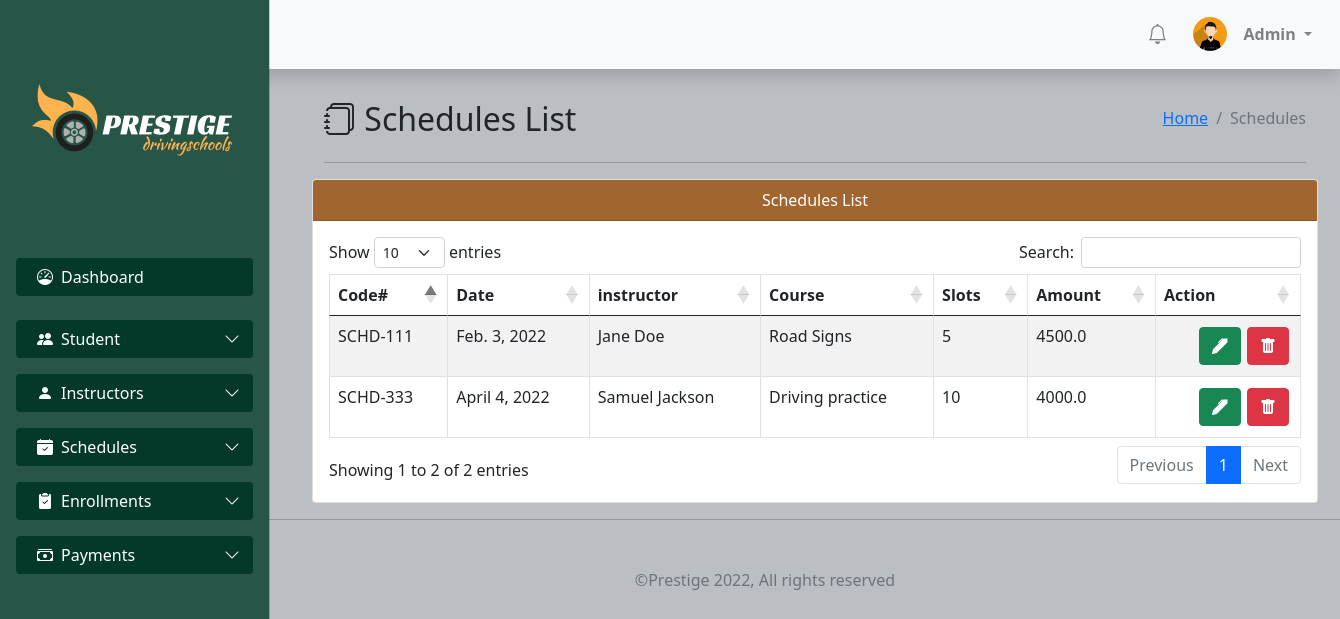
The app's page /manage-schedule (signed in) with its own data.
### DrivingSchool/models.py (models this page shows, shortened)
class schedule(models.Model):
    COURSE = (
        ('Driving Theory','Driving Theory'),
        ('Road Signs','Road Signs'),
        ('Driving practice','Driving practice'),
    )
    schedule_code = models.CharField(max_length=100, null = True)
    schedule_date = models.DateField(null = True)
    course = models.CharField(max_length=100, null = True, choices = COURSE)
    slots = models.IntegerField(null = True)
    price = models.FloatField(null = True)
    remarks = models.CharField(max_length=300, null = True, blank = True)
    date_created = models.DateTimeField(auto_now_add=True)
    instructor = models.ForeignKey(instructor, null = True, on_delete = models.SET_NULL)

class instructor(models.Model):
    STATUS = (
        ('Active', 'Active'),
        ('Inactive', 'Inactive'),
    )
    GENDER = (
        ('Male', 'Male'),
        ('Female', 'Female'),
    )
    name = models.CharField(max_length=100, null = True)
    contact = models.CharField(max_length=200, null = True)
    address = models.CharField(max_length=200, null = True)
    email = models.CharField(max_length=200, null = True)
    username = models.CharField(max_length=200, null= True)
    gender = models.CharField(max_length=100, null = True, choices = GENDER)
    birthday = models.DateField(max_length=100, null = True)
    experience = models.CharField(max_length=100, null = True)
    date_created = models.DateTimeField(auto_now_add=True)
    status = models.CharField(max_length=100, null = True, choices = STATUS, default='Active')
    def __str__(self):
        return self.name

### DrivingSchool/decorators.py (the view)
    def wrapper_func(request, *args, **kwargs):
        group = None
        if request.user.groups.exists():
            group = request.user.groups.all()[0].name
        if group == 'Students':
            return redirect('student')
        if group == 'Instructors':
            return redirect('instructor')
        if group == 'Admins':
            return view_func(request, *args, **kwargs)

### DrivingSchool/views.py (called while the page is built)
@login_required(login_url='login')
@admin_only
def manageSchedulePage(request):
    schedules = schedule.objects.all()
    return render(request, 'drivingschool/admin-dashboard/manage-schedule.html', {'schedules': schedules})

### templates/drivingschool/admin-dashboard/manage-schedule.html (shortened to what this page needs)
{% extends 'drivingschool/admin-dashboard/main.html' %}
{% load static %}
{% block content %}
<div class="content">
    <section class="content-header">
        <div class="container-fluid">
            <div class="d-flex justify-content-between align-items-end">
                <div class="">
                    <h2>
                        <span><i class="bi bi-journals"></i></span>
                        Schedules List
                    </h2>
                </div>
                <div class="">
                    <ol class="breadcrumb float-sm-right">
                       <li class="breadcrumb-item"><a href="/">Home</a></li>
                       <li class="breadcrumb-item active">Schedules</li>
                    </ol>
                 </div>
            </div><hr>
        </div>
    </section>
    <div class="row">
        <div class="col-md-12">
            <div class="card">
                <div class="card-header text-center">Schedules List</div>
                <div class="card-body">
                    <div class="table-responsive">
                        <table class="table table-striped table-bordered" id="myTable">
                            <thead>
                              <tr>
                                <th scope="col">Code#</th>
                                <th scope="col">Date</th>
                                <th scope="col">instructor</th>
                                <th scope="col">Course</th>
                                <th scope="col">Slots</th>
                                <th scope="col">Amount</th>
                                <th scope="col">Action</th>
                              </tr>
                            </thead>
                            <tbody>
                                {% for schedule in schedules %}
                                <tr>
                                    <td scope="row">{{schedule.schedule_code}}</td>
                                    <td>{{schedule.schedule_date}}</td>
                                    <td>{{schedule.instructor}}</td>
                                    <td>{{schedule.course}}</td>
                                    <td>{{schedule.slots}}</td>
                                    <td>{{schedule.price}}</td>
                                    <td>
                                        <div class="d-flex justify-content-end">
                                            <div style="margin: 3px;">
                                                <a href="{% url 'update-schedule' schedule.id %}" class="btn btn-success">
                                                    <i class="bi bi-pen-fill"></i>
                                                </a>
                                            </div>
                                            <div style="margin: 3px;">
                                                <form action="{% url 'delete-schedule' schedule.id %}" method="POST">
                                                    <button type="submit" class="btn btn-danger">
                                                        <i class="bi bi-trash-fill"></i>
                                                    </button>
                                                </form>
                                            </div>
                                        </div>
                                    </td>
                                </tr>
                                {% endfor %}
                            </tbody>
                        </table>
                    </div>
                </div>
            </div>
        </div>
    </div>
</div>
{% endblock %}

### templates/drivingschool/admin-dashboard/header.html (shortened to what this page needs)
{% load static %}
<nav class="navbar navbar-expand-lg navbar-light bg-light shadow fixed-top">
  <div class="container-fluid">
    <a class="navbar-brand fw-bold" href="/">
      <span>
      </span>
    </a>
    <ul class="nav justify-content-end align-items-center">
      <a href="#" style="color: grey">
        <span style="font-size: 20px; margin-right: 10px">
          <i class="bi bi-bell">
          </i>
        </span>
      </a>
      <li class="nav-item">
        <a class="nav-link" href="#">
          <img src="{% static 'images/avatar.jpg'%}" alt="" style="height: 34px; width: 34px; border-radius: 50%;">
        </a>
      </li>
      <li class="nav-item">
        <div class="dropdown">
          <a class="dropdown-toggle me-3" href="#"  id="dropdownMenuLink" data-bs-toggle="dropdown" aria-expanded="false" style="text-decoration: none; color: grey;">
            <strong>{{request.user}}</strong>
          </a>
        </div>
      </li>
    </ul>
  </div>
</nav>
<div class="offcanvas offcanvas-start sidebar-nav" tabindex="-1" id="offcanvasExample" aria-labelledby="offcanvasExampleLabel" data-bs-backdrop="false">
  <div class="offcanvas-body">
    <div class="offcanvas-header">
      <a class="navbar-brand" href="/">
        <span>
          <img src="{% static 'images/logo3.png'%}" alt="">
        </span>
      </a>
    </div>
    <nav class="navbar-dark">
      <ul class="navbar-nav">
        <li class="nav-item">
          <a class="" aria-current="page" href="/">
            <button class="w-100 btn mb-3 sidebtn" type="button" data-bs-toggle="offcanvas" data-bs-target="#offcanvasExample" aria-controls="offcanvasExample">
              <div class="d-flex align-items-start ms-2">
                <span class="me-2"><i class="bi bi-speedometer"></i></span>
                Dashboard
              </div>
            </button>
          </a>
        </li>
        <li class="nav-item">
          <a class="nav-link sidebar-link" data-bs-toggle="collapse" href="#collapseExample" role="button" aria-expanded="false" aria-controls="collapseExample">
            <button class="w-100 btn sidebtn" type="button">
              <div class="d-flex align-items-start ms-2">
                <span class="me-2">
                  <i class="bi bi-people-fill"></i>
                </span>
                Student
                <span class="dropdown-icon ms-auto">
                  <i class="bi bi-chevron-down"></i>
                </span>
              </div>
            </button>
          </a>
        </li>
        <li class="nav-item">
          <a class="nav-link sidebar-link" data-bs-toggle="collapse" href="#collapseExample" role="button" aria-expanded="false" aria-controls="collapseExample">
            <button class="w-100 btn sidebtn" type="button">
              <div class="d-flex align-items-start ms-2">
                <span class="me-2">
                  <i class="bi bi-person-fill"></i>
                </span>
                Instructors
                <span class="dropdown-icon ms-auto">
                  <i class="bi bi-chevron-down"></i>
                </span>
              </div>
            </button>
          </a>
        </li>
        <li class="nav-item">
          <a class="nav-link sidebar-link" data-bs-toggle="collapse" href="#scheduleCollapse" role="button" aria-expanded="false" aria-controls="scheduleCollapse">
            <button class="w-100 btn sidebtn" type="button">
              <div class="d-flex align-items-start ms-2">
                <span class="me-2">
                  <i class="bi bi-calendar-check-fill"></i>
                </span>
                Schedules
                <span class="dropdown-icon ms-auto">
                  <i class="bi bi-chevron-down"></i>
                </span>
              </div>
            </button>
          </a>
        </li>
        <li class="nav-item">
          <a class="nav-link sidebar-link" data-bs-toggle="collapse" href="#enrollCollapse" role="button" aria-expanded="false" aria-controls="enrollCollapse">
            <button class="w-100 btn sidebtn" type="button">
              <div class="d-flex align-items-start ms-2">
                <span class="me-2">
                  <i class="bi bi-clipboard2-check-fill"></i>
                </span>
                Enrollments
                <span class="dropdown-icon ms-auto">
                  <i class="bi bi-chevron-down"></i>
                </span>
              </div>
            </button>
          </a>
        </li>
        <li class="nav-item">
          <a class="nav-link sidebar-link" data-bs-toggle="collapse" href="#paymentCollapse" role="button" aria-expanded="false" aria-controls="paymentCollapse">
            <button class="w-100 btn sidebtn" type="button">
              <div class="d-flex align-items-start ms-2">
                <span class="me-2">
                  <i class="bi bi-cash-stack"></i>
                </span>
                Payments
                <span class="dropdown-icon ms-auto">
                  <i class="bi bi-chevron-down"></i>
                </span>
              </div>
            </button>
          </a>
        </li>
      </ul>
    </nav>
  </div>
</div>

### static/css/mystyles.css (style rules this page uses)
body { background-color: #bbbec2; }
.card-header { background-color: #a1642efd; color: #fff; }
.content { margin-top: 100px; }
@media (min-width: 992px) { .content { margin-left: 150px; margin-right: -40px; } }

### templates/drivingschool/admin-dashboard/header.html (style rules this page uses)
:root { --offcanvas-width: 270px; --topNavbarHeight: 0px; }
.sidebar-nav { width: var(--offcanvas-width); }
.sidebar-link { display: flex; align-items: center }
.sidebar-link .dropdown-icon { display: inline-flex; transition: all ease 0.2s; }
.nav-link { margin: 0; }
.offcanvas { background-color: #275547; }
button { position: relative; z-index: 1; border: none; }
button::after { position: absolute; content: ''; z-index: -1; }
.sidebtn { background-color: #04382b; color: #fff; }
@media (min-width: 992px) { .sidebar-nav { transform: none; visibility: visible !important; top: var(--topNavbarHeight); transition: all ease 1s; } }
@media (min-width: 992px) { body { overflow: auto !important; } }

### records on screen
schedule: schedule_code "SCHD-111", schedule_date "Feb. 3, 2022", instructor "Jane Doe", course "Road Signs", slots "5", price "4500.0"
schedule: schedule_code "SCHD-333", schedule_date "April 4, 2022", instructor "Samuel Jackson", course "Driving practice", slots "10", price "4000.0"

### other values on screen
{{ request.user }} "Admin"
